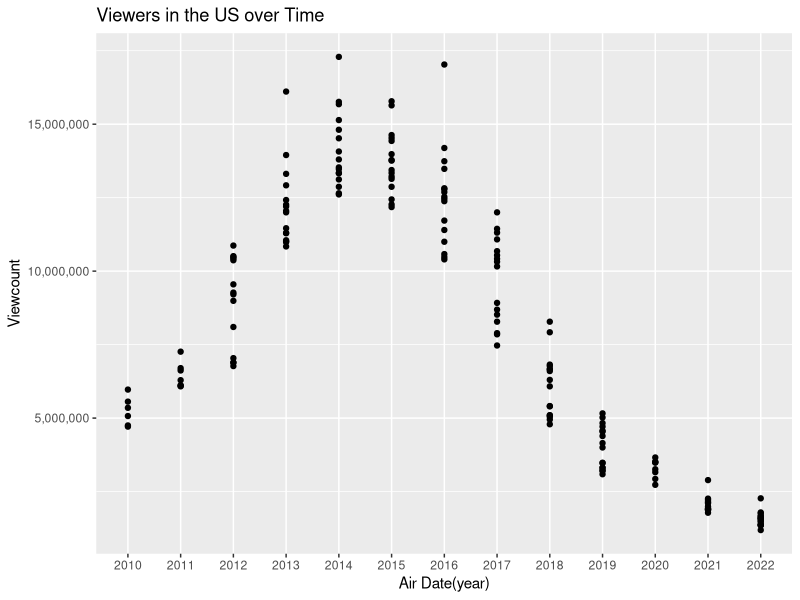
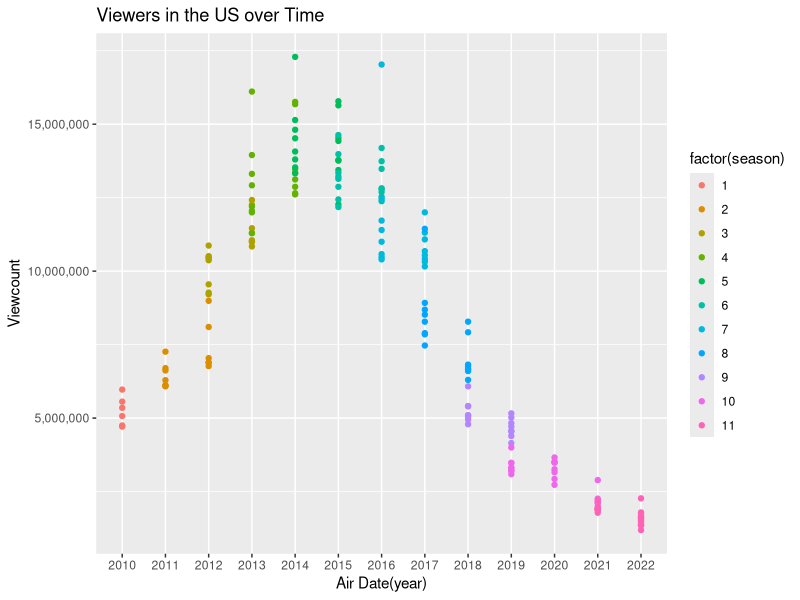
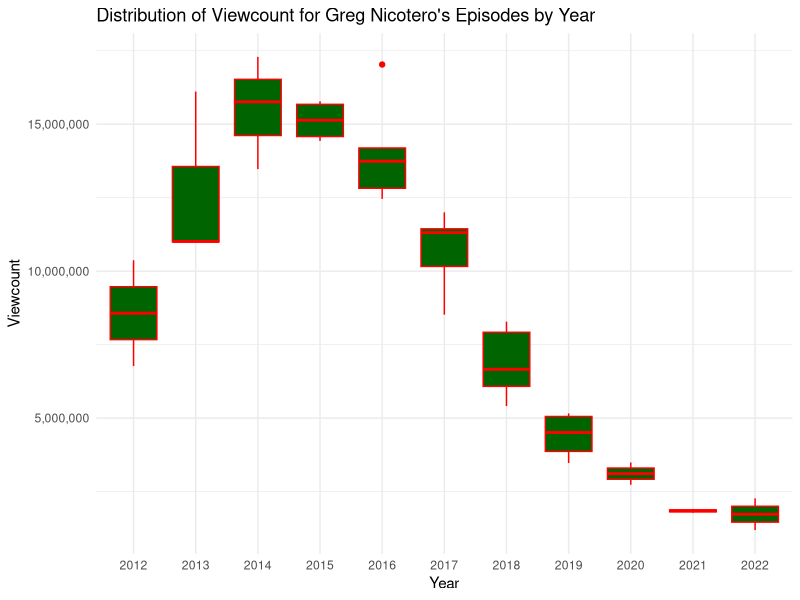
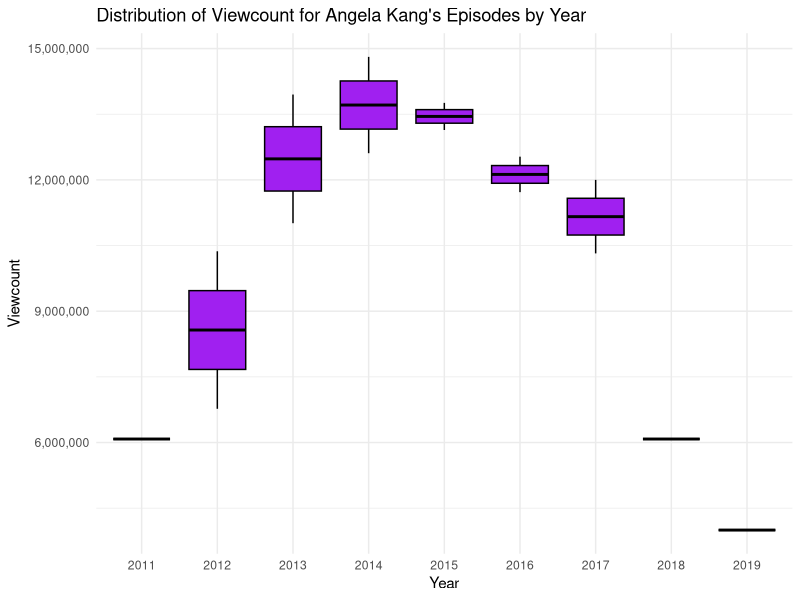
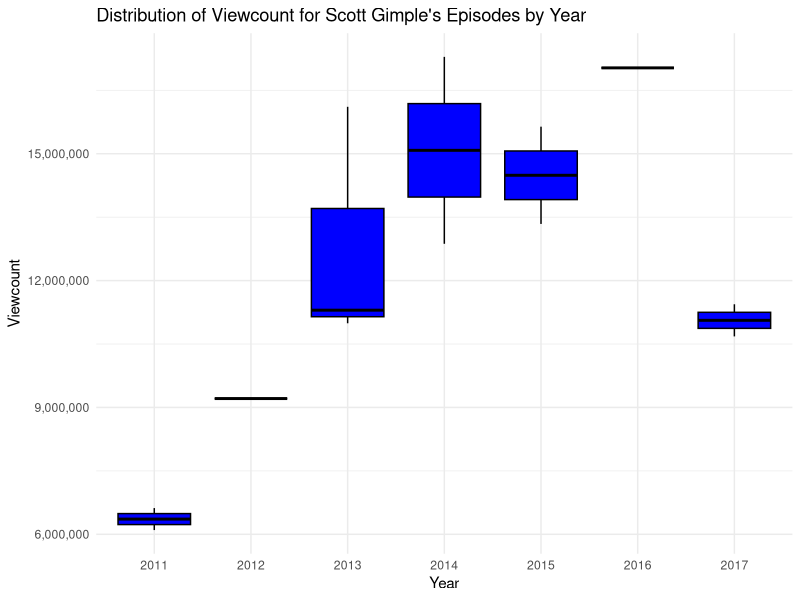
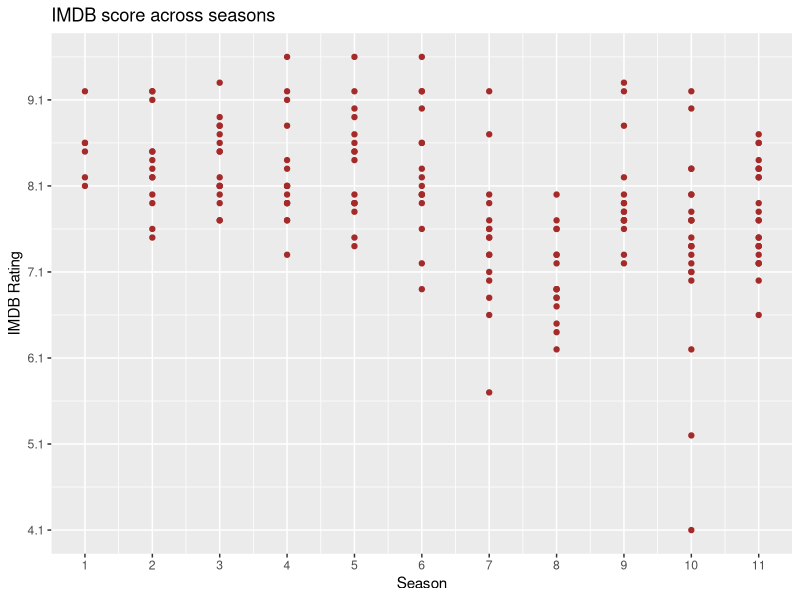
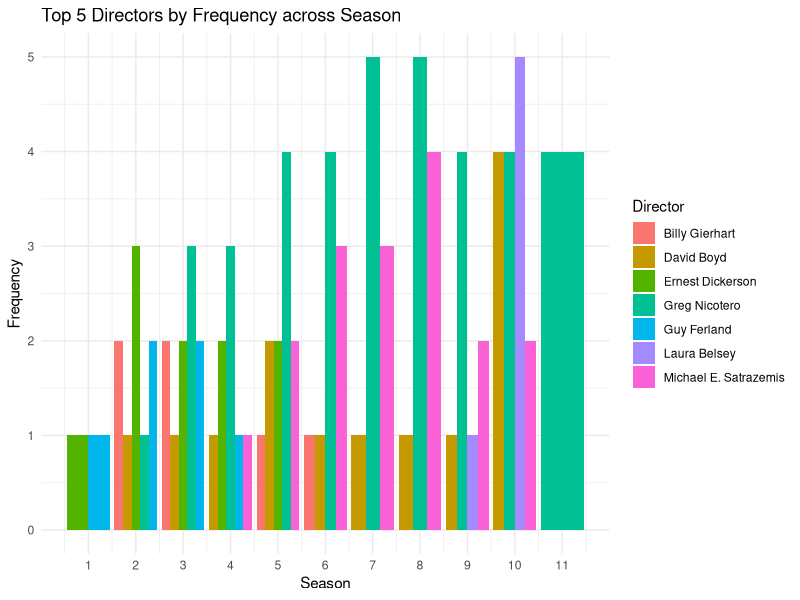
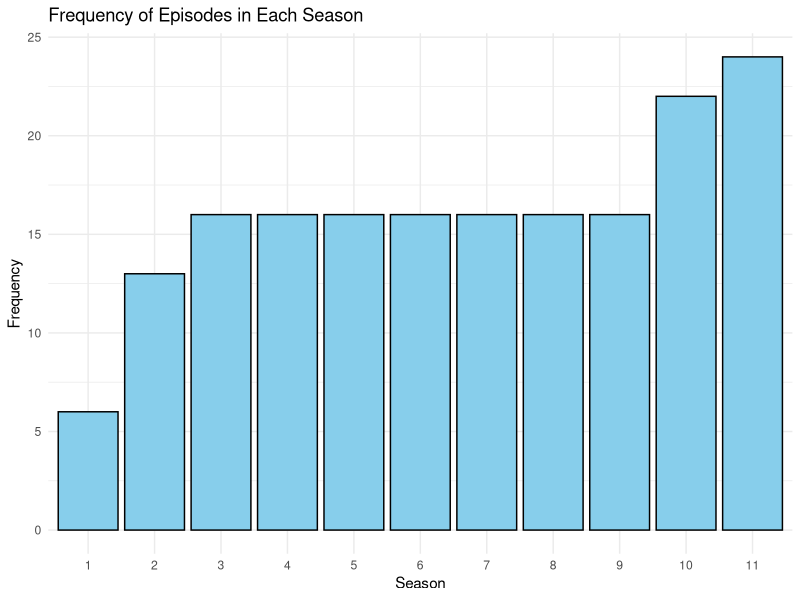

Write the R code that produced these figures, in order.
## ---- chunk 1
library(tidyverse)
library(ggplot2)
twd_episodes <- read.csv("the_walking_dead_episodes.csv")
twd_episodes$season <- as.double(twd_episodes$season)
glimpse(twd_episodes)
## ---- chunk 2
library(scales)
twd_episodes$original_air_date <- as.Date(twd_episodes$original_air_date, format = "%Y-%m-%d")
# extract year
twd_episodes$air_year<- format(twd_episodes$original_air_date, "%Y")
# plot
ggplot(data=twd_episodes, #data layer
       mapping = aes(x=air_year, y=us_viewers)) +
  geom_point() + #geometric layer
  labs(title="Viewers in the US over Time",
       x= "Air Date(year)", y= "Viewcount") + scale_y_continuous(labels=comma_format())
## ---- chunk 3
library(ggplot2)
library(scales)
ggplot(data=twd_episodes, #data layer
       mapping = aes(x=air_year, y=us_viewers, color=factor(season))) +
  geom_point() + #geometric layer
  labs(title="Viewers in the US over Time",
       x= "Air Date(year)", y= "Viewcount") + scale_y_continuous(labels=comma_format())
## ---- chunk 4
twd_episodes %>% group_by(directed_by) %>% summarise(episode_count=n(),average_viewcount=mean(us_viewers)) %>% arrange(desc(episode_count))
## ---- chunk 5
library(ggplot2)
library(scales)
greg_nicotero <- twd_episodes[twd_episodes$directed_by == "Greg Nicotero",]
ggplot(greg_nicotero, aes(x = factor(air_year), y = us_viewers)) +
  geom_boxplot(fill = "darkgreen", color="red") +
  labs(title = "Distribution of Viewcount for Greg Nicotero's Episodes by Year",
       x = "Year",
       y = "Viewcount") +
  theme_minimal() +
  scale_y_continuous(labels = comma_format())
## ---- chunk 6
library(tidyverse)
twd_episodes %>% group_by(written_by) %>% summarise(episode_count=n(),average_viewcount=mean(us_viewers)) %>% arrange(desc(episode_count))
## ---- chunk 7
library(ggplot2)
angela_kang <- twd_episodes[twd_episodes$written_by == "Angela Kang",]
ggplot(angela_kang, aes(x = factor(air_year), y = us_viewers)) +
  geom_boxplot(fill = "purple", color="black") +
  labs(title = "Distribution of Viewcount for Angela Kang's Episodes by Year",
       x = "Year",
       y = "Viewcount") +
  theme_minimal() + scale_y_continuous(labels=comma_format())
## ---- chunk 8
library(ggplot2)
scott <- twd_episodes[twd_episodes$written_by == "Scott M. Gimple",]
ggplot(scott, aes(x = factor(air_year), y = us_viewers)) +
  geom_boxplot(fill = "blue", color="black") +
  labs(title = "Distribution of Viewcount for Scott Gimple's Episodes by Year",
       x = "Year",
       y = "Viewcount") +
  theme_minimal() + scale_y_continuous(labels=comma_format())
## ---- chunk 9
twd_imdb <- read.csv("the_walking_dead_imdb.csv")
summary_stats <- twd_imdb %>%
  group_by(season) %>%
  summarise(
    mean_imdb = mean(imdb_rating),
    min_imdb = min(imdb_rating),
    max_imdb = max(imdb_rating)
  )
summary_stats
## ---- chunk 10
twd_imdb <- read.csv("the_walking_dead_imdb.csv")
ggplot(data=twd_imdb, #data layer
       mapping = aes(x=season, y=imdb_rating)) +
  geom_point(color="brown") + #geometric layer
  labs(title= "IMDB score across seasons",
       x= "Season", y= "IMDB Rating") +
scale_x_continuous(breaks = seq(min(twd_imdb$season), max(twd_imdb$season), by = 1)) +
  scale_y_continuous(breaks = seq(min(twd_imdb$imdb_rating), max(twd_imdb$imdb_rating), by = 1))
## ---- chunk 11
director_freq <- twd_episodes %>% group_by(directed_by) %>% summarise(count=n()) %>% arrange(desc(count)) %>% top_n(5)
top_dir <- twd_episodes %>% filter(directed_by %in% director_freq$directed_by)
# plot 
ggplot(top_dir, aes(x = season, fill = directed_by)) +
  geom_bar(position = "dodge") +
  labs(title = "Top 5 Directors by Frequency across Season",
       x = "Season",
       y = "Frequency",
       fill = "Director") +
  theme_minimal() +   scale_x_continuous(breaks = unique(top_dir$season))
## ---- chunk 12
season_counts <- table(twd_episodes$season)
season_counts_df <- as.data.frame(season_counts)
names(season_counts_df) <- c("Season", "Frequency")
ggplot(data = season_counts_df, aes(x = Season, y = Frequency)) +
  geom_bar(stat = "identity", fill = "skyblue", color = "black") +
  labs(title = "Frequency of Episodes in Each Season",
       x = "Season", y = "Frequency") +
  theme_minimal()
